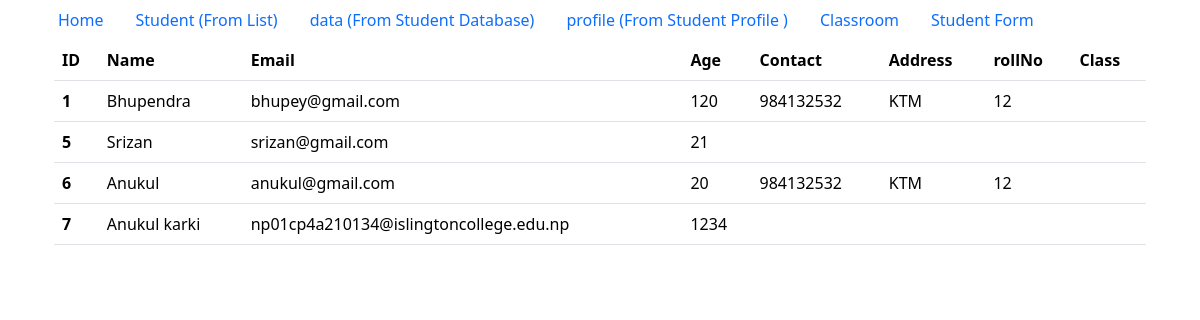
Page /student/data/ on the committed database.
### tempinheritance/models.py (models this page shows, shortened)
class Student(models.Model):
    name = models.CharField(max_length=30)
    email = models.EmailField()
    age = models.IntegerField()
    Classroom = models.ForeignKey(Classroom, on_delete=models.CASCADE, related_name="classroom_students", null=True, blank=True)

class StudentProfile(models.Model):
    Student = models.OneToOneField(Student, on_delete=models.CASCADE)  #can provide related name
    contact = models.CharField(max_length=20)
    address = models.CharField(max_length=50)
    rollNo = models.IntegerField()

### tempinheritance/views.py (the view)
# urls.py: path('data/', model_Student, name="data"),
def model_Student(request:HttpRequest):
    student = Student.objects.all()  #QuerySet
    return render(request, template_name="tempinheritance/model_Student.html", context={"student":student})

### tempinheritance/templates/tempinheritance/model_Student.html
{% extends "tempinheritance/base.html" %}
{%block content%}
<table class="table">
    <thead>
      <tr>
        <th scope="col">ID</th>
        <th scope="col">Name</th>
        <th scope="col">Email</th>
        <th scope="col">Age</th>
        <th scope="col">Contact</th>
        <th scope="col">Address</th>
        <th scope="col">rollNo</th>
        <th scope="col">Class</th>
      </tr>
    </thead>
    <tbody>
      {%for data in student%}
      <tr>
        <th scope="row">{{data.id}}</th>
        <td>{{data.name}}</td>
        <td>{{data.email}}</td>
        <td>{{data.age}}</td>
        <td>{{data.studentprofile.contact}}</td>
        <td>{{data.studentprofile.address}}</td>
        <td>{{data.studentprofile.rollNo}}</td>
        <td>{{data.classroom.name}}</td>
      </tr>
    </tbody>
      {% endfor %}
  </table>
  {%endblock%}

### rows in the picture
Student: id "1", name "Bhupendra", email "bhupey@gmail.com", age "120", studentprofile.contact "984132532", studentprofile.address "KTM", studentprofile.rollNo "12"
Student: id "5", name "Srizan", email "srizan@gmail.com", age "21"
Student: id "6", name "Anukul", email "anukul@gmail.com", age "20", studentprofile.contact "984132532", studentprofile.address "KTM", studentprofile.rollNo "12"
Student: id "7", name "Anukul karki", email "np01cp4a210134@islingtoncollege.edu.np", age "1234"
